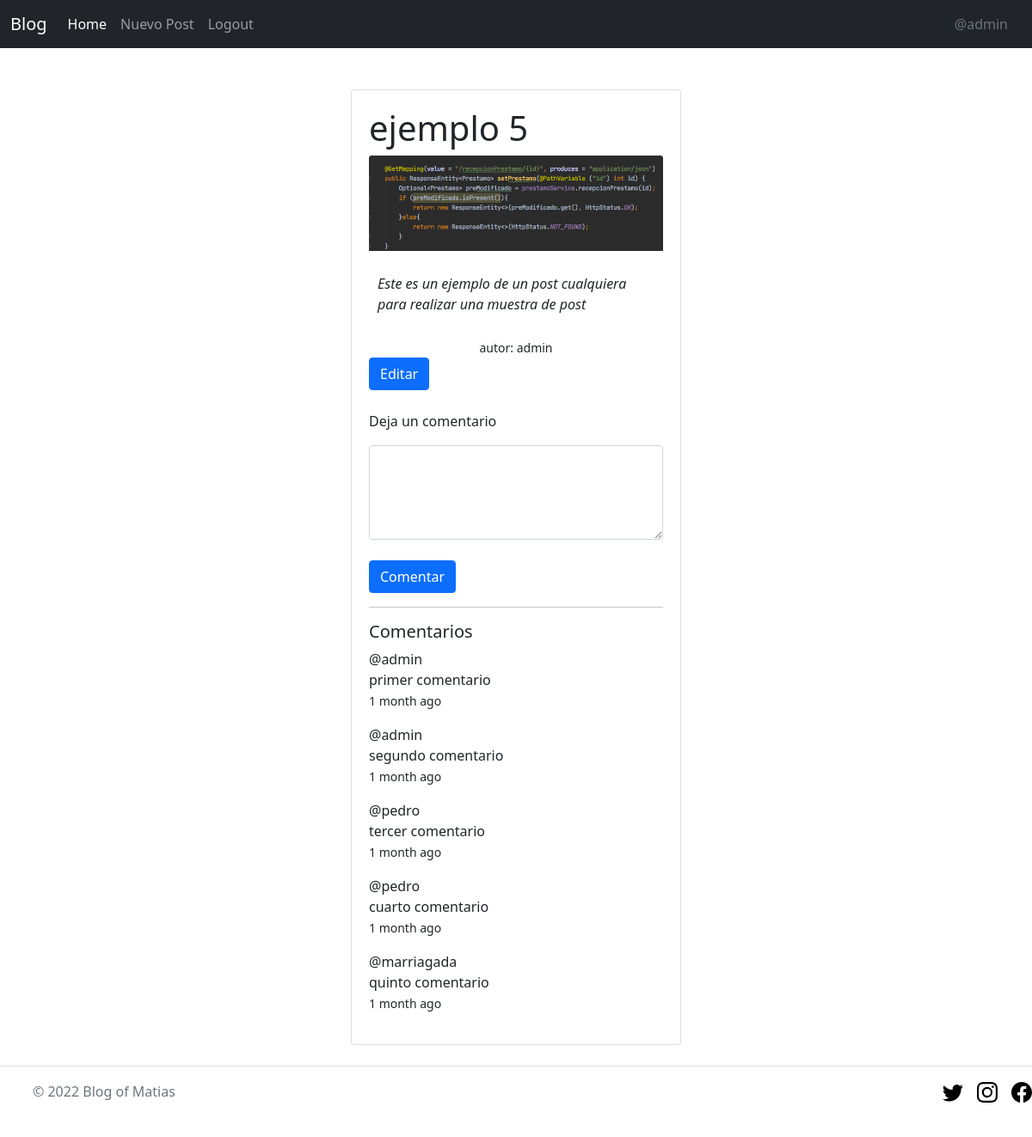
Page /p6/ (signed in) on the committed database.
### posts/models.py (models this page shows, shortened)
class User(AbstractUser):
    pass
    def __str__(self):
        return self.username

class Post(models.Model):
    title = models.CharField(max_length=100)
    content = RichTextField()
    thumbnail = models.ImageField()
    publish_date = models.DateTimeField(auto_now_add=True)
    last_updated = models.DateTimeField(auto_now=True)
    author = models.ForeignKey(User, on_delete=models.CASCADE)
    slug = models.SlugField()
    @property
    def comments(self):
        return self.comment_set.all()

class Comment(models.Model):
    user = models.ForeignKey(User, on_delete=models.CASCADE)
    post = models.ForeignKey(Post, on_delete=models.CASCADE)
    timestamp = models.DateTimeField(auto_now_add=True)
    content = models.TextField()

### posts/views.py (the view, shortened to what this page needs)
# urls.py: path('<slug>/', PostDetailView.as_view(), name='detail-post'),
class PostDetailView(DetailView):
    model = Post
    def get_context_data(self, **kwargs):
        context = super().get_context_data(**kwargs)
        context.update({
            'form': CommentForm()
        })
        return context
    def get_object(self, **kwargs):
        object = super().get_object(**kwargs)
        PostView.objects.get_or_create(user=self.request.user, post=object)
        return object

### posts/forms.py
class CommentForm(forms.ModelForm):
    class Meta:
        model = Comment
        fields = ('content', )
        widgets = {
            'content': forms.Textarea(attrs={
                'rows': 4
            }),
        }
        labels = {
            'content': _(''),
        }

### templates/posts/post_detail.html (shortened to what this page needs)
{% extends "base.html" %}
{% load crispy_forms_tags %}
{% load account %}
{% block content %}
    <div class="row">
        <div class="col-4 offset-4">
            <div class="card" style="padding: 20px;">
            <h1> {{ object.title }} </h1>
            <img src="{{ object.thumbnail.url }}" class="card-img-top">
            <div style="padding: 10px;">
                <p>{{ object.content|safe }}</p>
            </div>
            <div class="text-center">
                <small> autor: {{ object.author }}</small>
            </div>
            <div>
                {% user_display user as username %}
                {% if request.user ==  object.author %}
                <a href="{% url 'update-post' object.slug %}"><input type="button" class='btn btn-primary' value="Editar"></a>
                {% else %}
                <p> no es el author </p>
                {% endif %}
            </div>
            <br />
            <p>Deja un comentario</p>
            <form action="" method="post">
                {{ form|crispy }}
                <br />
                <button class= 'btn btn-primary' type="submit">Comentar</button>
            </form>
            <hr />
            <h5>Comentarios</h5>
            {% for comment in object.comments %}
                <div>
                    <p>@{{ comment.user }}
                    <br />
                    {{ comment.content }}
                    <br />
                    <small> {{ comment.timestamp|timesince }} ago</small>
                    </p>
                </div>
            {% endfor %}
        </div>
    </div>
{% endblock content%}

### templates/base.html (shortened to what this page needs)
<!doctype html>
<html lang="en">
<head>
  <link href="https://cdn.jsdelivr.net/npm/bootstrap@5.1.3/dist/css/bootstrap.min.css" rel="stylesheet"
</head>
<body>
  <nav class="navbar navbar-expand-md navbar-dark bg-dark mb-5">
    <div class="container-fluid">
      <a class="navbar-brand" href="#"> Blog </a>
      <div class="collapse navbar-collapse" id="navbarCollapse">
        <ul class="navbar-nav me-auto mb-2 mb-md-0">
          <li class="nav-item">
            <a class="nav-link active" aria-current="page" href="{% url 'list' %}">Home</a>
          </li>
          <li class="nav-item">
            <a class="nav-link" href="{% url 'create-post' %}">Nuevo Post</a>
          </li>
          {% if request.user.is_authenticated %}
          <li class="nav-brand ">
            <a class="nav-link" href="{% url 'account_logout' %}">Logout</a>
          </li>
          {% endif %}
        </ul>
        <a class="nav-link disabled">@{{request.user}}</a>
      </div>
    </div>
  </nav>
  {% block content %}
  {% endblock %}
  <div class="container">
    <footer class="d-flex flex-wrap justify-content-between align-items-center py-3 my-4 border-top">
      <div class="col-md-4 d-flex align-items-center">
        <a href="/" class="mb-3 me-2 mb-md-0 text-muted text-decoration-none lh-1">
          <svg class="bi" width="30" height="24">
            <use xlink:href="#bootstrap" />
          </svg>
        </a>
        <span class="text-muted">&copy; 2022 Blog of Matias</span>
      </div>
      <ul class="nav col-md-4 justify-content-end list-unstyled d-flex">
        <li class="ms-3"><a class="text-muted" href="#"><svg class="bi" width="24" height="24">
              <use xlink:href="#twitter" />
            </svg></a></li>
        <li class="ms-3"><a class="text-muted" href="#"><svg class="bi" width="24" height="24">
              <use xlink:href="#instagram" />
            </svg></a></li>
        <li class="ms-3"><a class="text-muted" href="#"><svg class="bi" width="24" height="24">
              <use xlink:href="#facebook" />
            </svg></a></li>
      </ul>
    </footer>
  </div>
</body>
</html>

### rows in the picture
User: user "admin"
Post: title "ejemplo 5", thumbnail (picture), content "Este es un ejemplo de un post cualquiera para realizar una muestra de post", author "admin"
Comment: user "admin", content "primer comentario", timestamp "1 month"
Comment: user "admin", content "segundo comentario", timestamp "1 month"
Comment: user "pedro", content "tercer comentario", timestamp "1 month"
Comment: user "pedro", content "cuarto comentario", timestamp "1 month"
Comment: user "marriagada", content "quinto comentario", timestamp "1 month"
